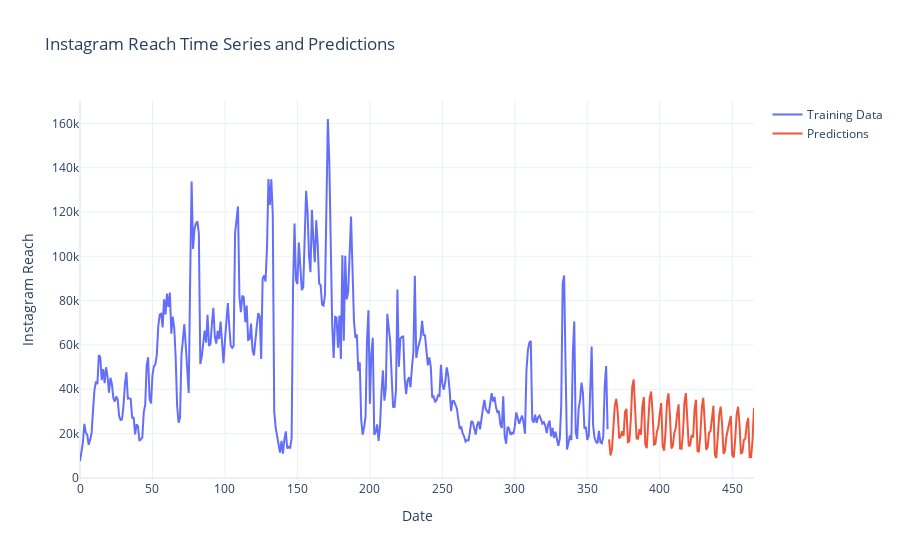

Source (notebook cell):
### Code cell
# plotting the predictions

predictions = model.predict(len(data), len(data)+100)

trace_train = go.Scatter(x=data.index, 
                         y=data["Instagram reach"], 
                         mode="lines", 
                         name="Training Data")
trace_pred = go.Scatter(x=predictions.index, 
                        y=predictions, 
                        mode="lines", 
                        name="Predictions")

layout = go.Layout(title="Instagram Reach Time Series and Predictions", 
                   xaxis_title="Date", 
                   yaxis_title="Instagram Reach")

fig = go.Figure(data=[trace_train, trace_pred], layout=layout)
fig.show()

### Figure 1 — Plotly figure (JSON) as saved in the notebook; plotly's stock layout.template omitted (floating-point values rounded to 4 significant figures; data arrays with more than 128 entries replaced by an {"elided": "..."} marker saying what was removed)
{"data": [{"mode": "lines", "name": "Training Data", "type": "scatter", "x": {"elided": "365 int values"}, "y": {"elided": "365 int values"}}, {"mode": "lines", "name": "Predictions", "type": "scatter", "x": [365, 366, 367, 368, 369, 370, 371, 372, 373, 374, 375, 376, 377, 378, 379, 380, 381, 382, 383, 384, 385, 386, 387, 388, 389, 390, 391, 392, 393, 394, 395, 396, 397, 398, 399, 400, 401, 402, 403, 404, 405, 406, 407, 408, 409, 410, 411, 412, 413, 414, 415, 416, 417, 418, 419, 420, 421, 422, 423, 424, 425, 426, 427, 428, 429, 430, 431, 432, 433, 434, 435, 436, 437, 438, 439, 440, 441, 442, 443, 444, 445, 446, 447, 448, 449, 450, 451, 452, 453, 454, 455, 456, 457, 458, 459, 460, 461, 462, 463, 464, 465], "y": [17390.0, 10110.0, 12950.0, 21330.0, 32880.0, 35620.0, 29410.0, 17770.0, 18640.0, 21060.0, 18910.0, 29770.0, 31170.0, 16180.0, 16520.0, 26170.0, 41170.0, 44480.0, 33240.0, 17710.0, 17690.0, 22010.0, 19490.0, 32240.0, 36450.0, 15180.0, 13380.0, 24140.0, 35670.0, 39020.0, 29780.0, 15020.0, 15380.0, 20870.0, 22850.0, 29170.0, 33820.0, 14160.0, 12340.0, 21120.0, 34320.0, 38140.0, 28480.0, 13310.0, 14410.0, 20270.0, 22360.0, 29180.0, 33200.0, 13280.0, 13130.0, 20260.0, 34040.0, 38270.0, 27770.0, 14270.0, 14850.0, 19340.0, 18280.0, 30980.0, 35280.0, 12170.0, 11660.0, 19590.0, 31820.0, 36060.0, 25190.0, 12780.0, 13730.0, 20420.0, 21170.0, 28370.0, 32530.0, 10560.0, 8956.0, 18460.0, 28280.0, 32190.0, 24210.0, 10920.0, 12200.0, 18810.0, 21600.0, 24480.0, 27960.0, 10300.0, 9216.0, 17250.0, 28470.0, 32090.0, 24200.0, 10820.0, 11500.0, 17090.0, 17640.0, 24290.0, 27080.0, 9338.0, 9384.0, 17150.0, 31490.0]}], "layout": {"title": {"text": "Instagram Reach Time Series and Predictions"}, "xaxis": {"title": {"text": "Date"}}, "yaxis": {"title": {"text": "Instagram Reach"}}}}
